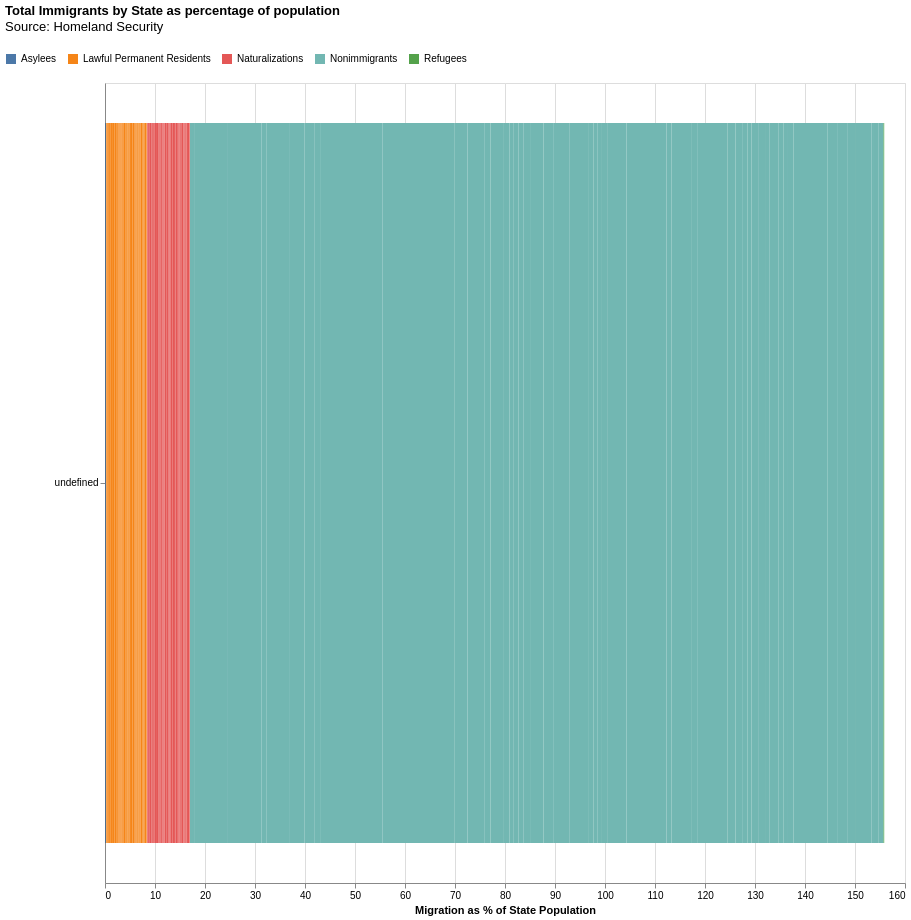

Source (Vega-Lite JSON):
### Vega-Lite specification from a JSON file in a GitHub repository (floating-point values rounded to 4 significant figures; data arrays with more than 128 entries replaced by an {"elided": "..."} marker saying what was removed)
{"$schema": "https://vega.github.io/schema/vega-lite/v5.json", "data": {"values": {"elided": "260 records"}}, "title": {"fontSize": 13, "subtitleFontSize": 13, "text": "Total Immigrants by State as percentage of population", "subtitle": ["Source: Homeland Security", ""], "anchor": "start"}, "width": 800, "height": 800, "mark": {"type": "bar"}, "encoding": {"y": {"field": "State", "sort": {"op": "sum", "order": "ascending", "field": "ValueC"}, "axis": {"title": null}}, "x": {"aggregate": "sum", "field": "ValueC", "axis": {"title": "Migration as % of State Population"}}, "color": {"field": "Type1", "legend": {"orient": "none", "columns": 13, "legendX": -100, "legendY": -30, "offset": 10, "title": null}}, "tooltip": [{"field": "ValueC", "title": "Migration as % of State Population"}]}}
